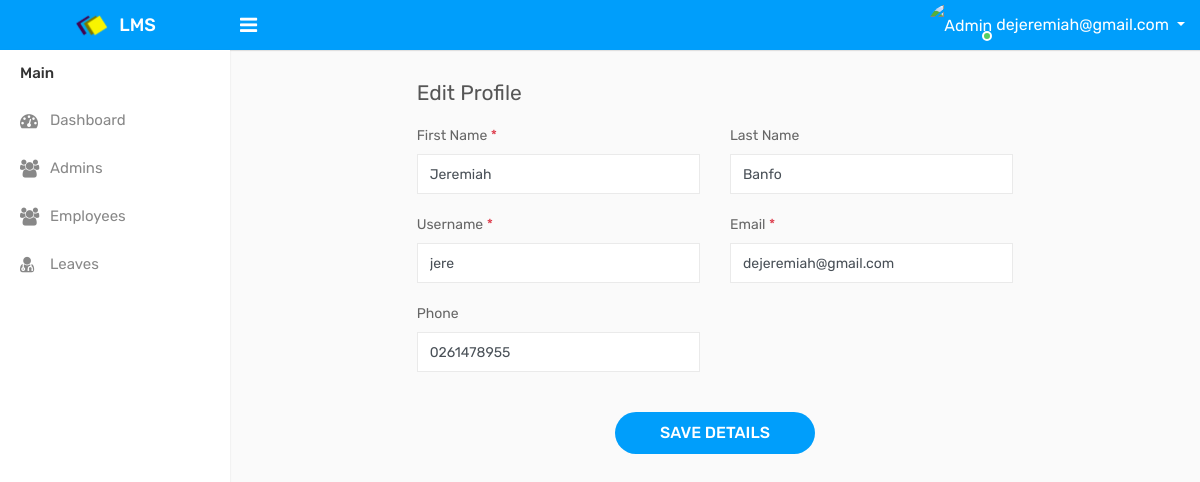
/employee/edit-profile.php (signed in), run on the app's committed database.
### tables this page shows
CREATE TABLE `employees` (
  `id` int(11) NOT NULL,
  `firstname` varchar(100) NOT NULL,
  `lastname` varchar(100) NOT NULL,
  `username` varchar(100) NOT NULL,
  `email` varchar(100) NOT NULL,
  `password` varchar(100) NOT NULL,
  `phone` varchar(20) NOT NULL
);

### employee/edit-profile.php (the view, shortened to what this page needs)
<!DOCTYPE html>
<html lang="en">
<head>
    <link rel="stylesheet" type="text/css" href="../assets/css/bootstrap.min.css">
    <link rel="stylesheet" type="text/css" href="../assets/css/font-awesome.min.css">
    <link rel="stylesheet" type="text/css" href="../assets/css/select2.min.css">
	<link rel="stylesheet" type="text/css" href="../assets/css/bootstrap-datetimepicker.min.css">
    <link rel="stylesheet" type="text/css" href="../assets/css/style.css">
</head>
<?php
include "../db/connection.php";
$email = $_SESSION['email'];
$query = "SELECT * FROM employees WHERE `email` ='$email'";
$query_run = mysqli_query($link, $query);
$row = mysqli_fetch_assoc($query_run);
$firstname = $row['firstname'];
$lastname = $row['lastname'];
$email = $row['email'];
$username = $row['username'];
$phone = $row['phone'];
?>
<body>
    <div class="main-wrapper">
        <div class="header">
			<div class="header-left">
				<a href="dashboard.php" class="logo">
					<img src="../assets/img/logo.png" width="35" height="35"  alt=""> <span>LMS</span>
				</a>
			</div>
            <a id="toggle_btn" href="javascript:void(0);"><i class="fa fa-bars"></i></a>
            <ul class="nav user-menu float-right">
             <li class="nav-item dropdown has-arrow">
                    <a href="#" class="dropdown-toggle nav-link user-link" data-toggle="dropdown">
                        <span class="user-img">
							<img class="rounded-circle" src="../assets/img/account.png" width="24" alt="Admin">
							<span class="status online"></span>
						</span>
						<span><?php echo $email ?></span>
                    </a>
                </li>
            </ul>
        </div>
    <div class="sidebar" id="sidebar">
        <div class="sidebar-inner slimscroll">
            <div id="sidebar-menu" class="sidebar-menu">
                <ul>
                <li class="menu-title">Main</li>
                    <li>
                        <a href="dashboard.php"><i class="fa fa-dashboard"></i> <span>Dashboard</span></a>
                    </li>
                    <li>
                        <a href="admins.php"><i class="fa fa-users"></i> <span></span>Admins</a>
                    </li>
                    <li>
                        <a href="employees.php"><i class="fa fa-users"></i> <span>Employees</span></a>
                    </li>
                    <li>
                        <a href="leaves.php"><i class="fa fa-user-md"></i> <span>Leaves</span></a>
                    </li>
                </ul>
            </div>
        </div>
    </div>
    <div class="page-wrapper">
        <div class="content">
            <div class="row">
                <div class="col-lg-8 offset-lg-2">
                    <h4 class="page-title">Edit Profile</h4>
                </div>
            </div>
            <div class="row">
                <div class="col-lg-8 offset-lg-2">
                    <form method="POST">
                        <div class="row">
                            <div class="col-sm-6">
                                <div class="form-group">
                                    <label>First Name <span class="text-danger">*</span></label>
                                    <input class="form-control" type="text" name="firstname" value="<?php echo $firstname ?>">
                                </div>
                            </div>
                            <div class="col-sm-6">
                                <div class="form-group">
                                    <label>Last Name</label>
                                    <input class="form-control" type="text" name="lastname" value="<?php echo $lastname ?>">
                                </div>
                            </div>
                            <div class="col-sm-6">
                                <div class="form-group">
                                    <label>Username <span class="text-danger">*</span></label>
                                    <input class="form-control" type="text" name="username" value="<?php echo $username ?>">
                                </div>
                            </div>
                            <div class="col-sm-6">
                                <div class="form-group">
                                    <label>Email <span class="text-danger">*</span></label>
                                    <input class="form-control" type="email" name="email" value="<?php echo $email ?>">
                                </div>
                            </div>
                            <div class="col-sm-6">
                                <div class="form-group">
                                    <label>Phone </label>
                                    <input class="form-control" type="text" name="phone" value="<?php echo $phone ?>">
                                </div>
                            </div>
                        </div>
                        <div class="m-t-20 text-center">
                            <button type="submit" class="btn btn-primary submit-btn">Save Details</button>
                        </div>
                    </form>
                </div>
            </div>
</body>
</html>

### data on the page
employees: email "dejeremiah@gmail.com", firstname "Jeremiah", lastname "Banfo", username "jere", phone "0261478955"
